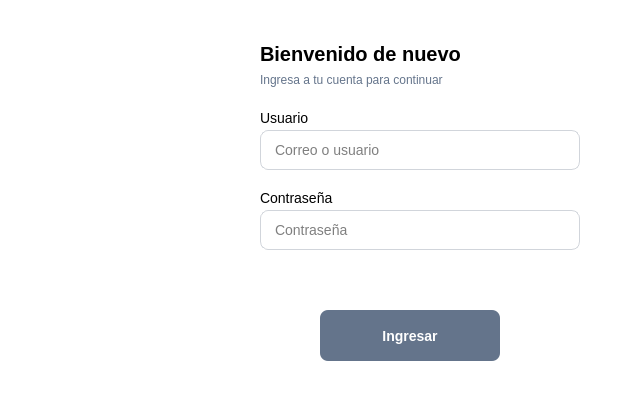
<?xml version="1.0" encoding="UTF-8"?>
<ui version="4.0">
 <class>Dialog</class>
 <widget class="QDialog" name="Dialog">
  <property name="geometry">
   <rect>
    <x>0</x>
    <y>0</y>
    <width>640</width>
    <height>420</height>
   </rect>
  </property>
  <property name="windowTitle">
   <string>Iniciar sesión</string>
  </property>
  <property name="styleSheet">
   <string notr="true">/* Estilo general (neutro) */
QDialog {
    background-color: #ffffff;
    font-family: 'Segoe UI', Arial, sans-serif;
    color: #2c3e50;
}

/* Títulos y etiquetas */
QLabel {
    font-size: 14px;
}

/* Campo de entrada */
QLineEdit {
    border: 1px solid #d1d5db;
    border-radius: 8px;
    padding: 10px 12px;
    font-size: 14px;
    background-color: #ffffff;
}
QLineEdit:hover { border-color: #bfc5d0; }
QLineEdit:focus { border: 2px solid #94a3b8; }

/* Botón primario */
QPushButton {
    background-color: #64748b; /* azul-gris neutro */
    color: #ffffff;
    border: none;
    border-radius: 8px;
    padding: 12px;
    font-size: 14px;
    font-weight: 600;
}
QPushButton:hover { background-color: #556176; }
QPushButton:pressed { background-color: #485567; }

/* Panel izquierdo */
#frame_left {
    background: qlineargradient(spread:pad, x1:0, y1:0, x2:1, y2:1,
        stop:0 #1e3a8a, stop:1 #3b82f6);
}

/* Avatar circular */
#label_3 {
    background-color: rgba(255,255,255,0.15);
    border-radius: 56px;
    border: 1px solid rgba(255,255,255,0.35);
    color: #ffffff;
    font-size: 48px;
    qproperty-alignment: AlignCenter;
}

/* Título de la derecha */
#label_title { font-size: 20px; font-weight: 700; }
#label_subtitle { color: #64748b; font-size: 12px; }
   </string>
  </property>
  <widget class="QFrame" name="frame_left">
   <property name="geometry">
    <rect>
     <x>0</x>
     <y>0</y>
     <width>220</width>
     <height>420</height>
    </rect>
   </property>
   <property name="frameShape">
    <enum>QFrame::NoFrame</enum>
   </property>
   <property name="frameShadow">
    <enum>QFrame::Plain</enum>
   </property>
   <widget class="QLabel" name="label_3">
    <property name="geometry">
     <rect>
      <x>-190</x>
      <y>-30</y>
      <width>471</width>
      <height>451</height>
     </rect>
    </property>
    <property name="text">
     <string/>
    </property>
    <property name="pixmap">
     <pixmap>../../assets/user_2.jpg</pixmap>
    </property>
    <property name="scaledContents">
     <bool>true</bool>
    </property>
   </widget>
  </widget>
  <widget class="QPushButton" name="pushButton_login">
   <property name="geometry">
    <rect>
     <x>320</x>
     <y>310</y>
     <width>180</width>
     <height>51</height>
    </rect>
   </property>
   <property name="text">
    <string>Ingresar</string>
   </property>
  </widget>
  <widget class="QLabel" name="label_title">
   <property name="geometry">
    <rect>
     <x>260</x>
     <y>40</y>
     <width>320</width>
     <height>28</height>
    </rect>
   </property>
   <property name="text">
    <string>Bienvenido de nuevo</string>
   </property>
  </widget>
  <widget class="QLabel" name="label_subtitle">
   <property name="geometry">
    <rect>
     <x>260</x>
     <y>70</y>
     <width>320</width>
     <height>20</height>
    </rect>
   </property>
   <property name="text">
    <string>Ingresa a tu cuenta para continuar</string>
   </property>
  </widget>
  <widget class="QLineEdit" name="lineEdit_username">
   <property name="geometry">
    <rect>
     <x>260</x>
     <y>130</y>
     <width>320</width>
     <height>40</height>
    </rect>
   </property>
   <property name="placeholderText">
    <string>Correo o usuario</string>
   </property>
  </widget>
  <widget class="QLineEdit" name="lineEdit_password">
   <property name="geometry">
    <rect>
     <x>260</x>
     <y>210</y>
     <width>320</width>
     <height>40</height>
    </rect>
   </property>
   <property name="placeholderText">
    <string>Contraseña</string>
   </property>
  </widget>
  <widget class="QLabel" name="label">
   <property name="geometry">
    <rect>
     <x>260</x>
     <y>110</y>
     <width>100</width>
     <height>16</height>
    </rect>
   </property>
   <property name="text">
    <string>Usuario</string>
   </property>
  </widget>
  <widget class="QLabel" name="label_2">
   <property name="geometry">
    <rect>
     <x>260</x>
     <y>190</y>
     <width>100</width>
     <height>16</height>
    </rect>
   </property>
   <property name="text">
    <string>Contraseña</string>
   </property>
  </widget>
 </widget>
 <resources/>
 <connections/>
</ui>
